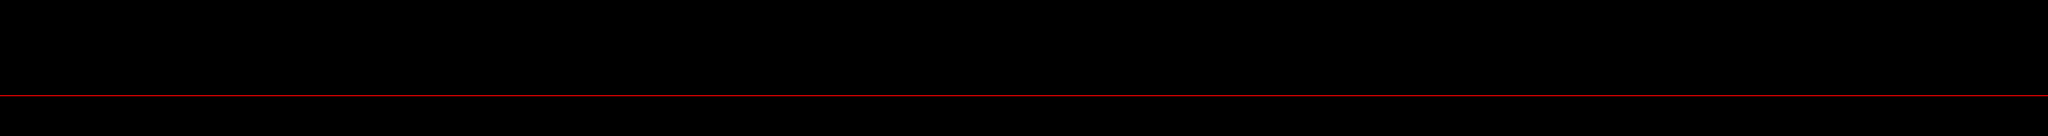

A level layout from a 2D game, rendered from its tile map. Below: a short description, then the map file with tile-grid data replaced by summaries:
An orthogonal 150x10 tile map with 70x70 px tiles, 1 tile layer (World), 1 hidden layer not drawn, 2 tilesets.

<map version="1.2" tiledversion="1.3.2" orientation="orthogonal" renderorder="right-down" compressionlevel="0" width="150" height="10" tilewidth="70" tileheight="70" infinite="0" backgroundcolor="#000000" nextlayerid="3" nextobjectid="31">
 <editorsettings>
  <export target="map.json" format="json" />
 </editorsettings>
 <tileset firstgid="1" name="tiles" tilewidth="70" tileheight="70" tilecount="16" columns="4">
  <image source="tiles.png" width="280" height="280" />
  <tile id="0">
   <properties>
    <property name="collides" type="bool" value="true" />
   </properties>
  </tile>
  <tile id="1">
   <properties>
    <property name="collides" type="bool" value="true" />
   </properties>
  </tile>
  <tile id="2">
   <properties>
    <property name="collides" type="bool" value="true" />
   </properties>
  </tile>
  <tile id="3">
   <properties>
    <property name="collides" type="bool" value="true" />
   </properties>
  </tile>
  <tile id="4">
   <properties>
    <property name="collides" type="bool" value="true" />
   </properties>
  </tile>
  <tile id="5">
   <properties>
    <property name="collides" type="bool" value="true" />
   </properties>
  </tile>
  <tile id="6">
   <properties>
    <property name="collides" type="bool" value="true" />
   </properties>
  </tile>
  <tile id="7">
   <properties>
    <property name="collides" type="bool" value="true" />
   </properties>
  </tile>
  <tile id="8">
   <properties>
    <property name="collides" type="bool" value="true" />
   </properties>
  </tile>
  <tile id="9">
   <properties>
    <property name="collides" type="bool" value="true" />
   </properties>
  </tile>
  <tile id="10">
   <properties>
    <property name="collides" type="bool" value="true" />
   </properties>
  </tile>
  <tile id="12">
   <properties>
    <property name="collides" type="bool" value="true" />
   </properties>
  </tile>
  <tile id="13">
   <properties>
    <property name="collides" type="bool" value="true" />
   </properties>
  </tile>
  <tile id="14">
   <properties>
    <property name="collides" type="bool" value="true" />
   </properties>
  </tile>
 </tileset>
 <tileset firstgid="17" name="coin" tilewidth="70" tileheight="70" tilecount="1" columns="1">
  <image source="coinGold.png" width="70" height="70" />
 </tileset>
 <layer id="1" name="World" width="150" height="10">
  <data>[1500 cells, 150 non-empty, 1 distinct tile ids]</data>
 </layer>
 <layer id="2" name="Coins" width="150" height="10" visible="0">
  <data>[1500 cells, 18 non-empty, 1 distinct tile ids]</data>
 </layer>
</map>
